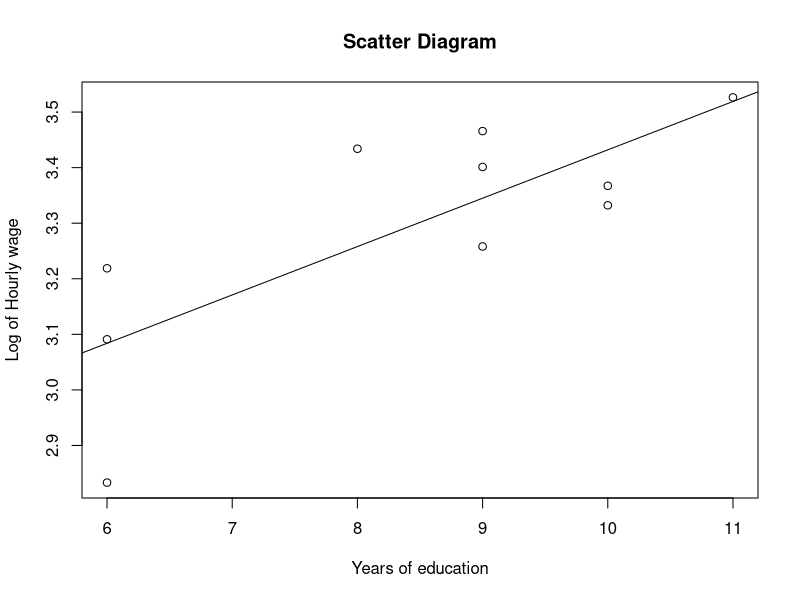

The R source for this figure:
install.packages("car")
library(car)

data <-read.csv("table2.csv")
head(data)

result <- lm(wage ~ female, data=data)
summary(result)

result <- lm(wage ~ educ + female, data=data)
summary(result)

result2 <- lm(log(wage) ~ educ, data=data)
summary(result2)

result2 <- lm(log(wage) ~ female, data=data)
summary(result2)

result2 <- lm(log(wage) ~ educ + female, data=data)
summary(result2)

educ2<-data$educ*data$educ

result3 <- lm(log(wage) ~ educ + educ2 + female, data=data)
summary(result3)

#Joint hypothesis test
lht(result3 , c("educ=0", "educ2=0"))

summary(data)

result3 <- lm(log(wage) ~ educ , data=data)
summary(result3)
scatter <- plot(formula=log(wage)~educ, data=data, main="Scatter Diagram", xlab="Years of education", ylab="Log of Hourly wage")
abline(result3)
